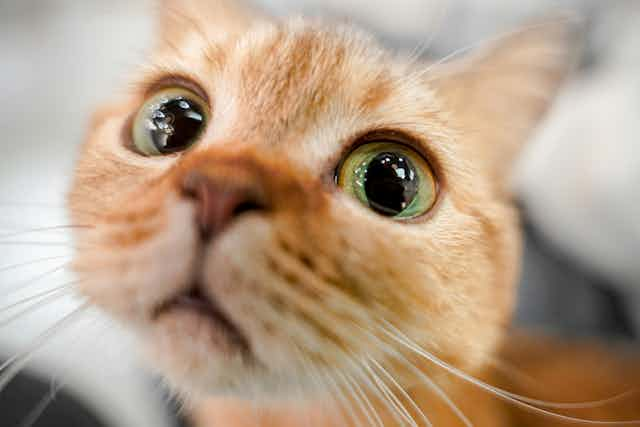
#> input picture data/cat.jpg, 640 x 427 px, found by its file name
$ jupyter execute --allow-errors 01_read_image_to_array.ipynb
#> lines starting #> are read from the running program, lines starting #| are printed output that depends on the picture
# 01_read_image_to_array

## Load the Dependencies

> This section loads some required libraries used in this notebook: **numpy**, **pandas**, **cv2**, **skimage**, **PIL**, **matplotlib**

*   [Numpy](https://www.numpy.org/) is an array manipulation library, used for linear algebra, Fourier transform, and random number capabilities.
*   [Pandas](https://pandas.pydata.org/) is a library for data manipulation and data analysis.
*   [CV2](https://opencv-python-tutroals.readthedocs.io/en/latest/py_tutorials/py_gui/py_image_display/py_image_display.html) is a library for computer vision tasks.
*   [Skimage](https://scikit-image.org/) is a library which supports image processing applications on python.
*   [Matplotlib](https://matplotlib.org/) is a library which generates figures and provides graphical user interface toolkit.

[cell 1]
import numpy as np
# สร้าง array
a = np.array([1, 2, 3, 4])
print(a)

[cell 2]
import numpy as np
# Array จาก range
b = np.arange(0, 10, 2)    # 0,2,4,6,8
print(b)

[cell 3]
import numpy as np
# สถิติ
print(a.mean(), a.sum(), a.max())

[cell 4]
import numpy as np
# คณิตศาสตร์ทั้งก้อน
print(a + 10)      # [11 12 13 14]
print(a * 2)       # [2 4 6 8]
print(a ** 2)      # ยกกำลัง

[cell 5]
import numpy as np
# 2D Array
m = np.array([[1,2,3],
              [4,5,6]])
print(m.shape)     # (2,3)
print(m[0,1])      # index = 2

# Image to number

[cell 6]
import numpy as np
import matplotlib.pyplot as plt
from PIL import Image

img_pil = Image.open("data\cat.jpg")
#> img_pil is the input picture: PIL image 640x427 RGB; mean R, G, B 181.2, 158, 135.4
print("size:", img_pil.size)
#| size: (640, 427)
print("mode:", img_pil.mode)
#| mode: RGB

# แสดงผล
plt.imshow(img_pil)
plt.axis("off")
plt.show()

[cell 7]
import numpy as np
import matplotlib.pyplot as plt
from PIL import Image

# Read the image and convert to RGB
img = Image.open("data/cat.jpg").convert("RGB")
img_array = np.array(img)

# Plot the image
plt.imshow(img_array)
plt.axis("on")  # Turn on the axis to show X and Y coordinates

# Set ticks every 50 pixels
plt.xticks(np.arange(0, img_array.shape[1], 50))
plt.yticks(np.arange(0, img_array.shape[0], 50))

# Add grid lines
plt.grid(color='white', linestyle='--', linewidth=0.5)  # White dashed grid

# Add axis labels and title
plt.xlabel("X (pixels)")
plt.ylabel("Y (pixels)")
plt.title("Image with pixel grid")

# Display the plot
plt.show()

# POV

[cell 8]
img_array_pov = img_array[250:350,150:250]
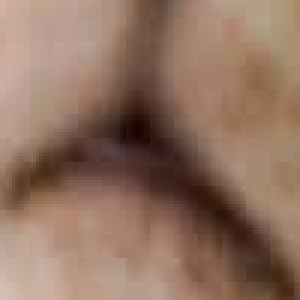
#> img_array_pov: shape (100, 100, 3) (shown 3 times larger); mean R, G, B 144.8, 114.1, 96.7

# Plot the image
plt.imshow(img_array_pov)

# Display the plot
plt.show()

# แบบฝึกหัด 1
> อยากได้รูปตาน้องแมวแล้วของชั้นเดียวทำอย่างไร

#> (a cell that did not finish here is left out)

# Grayscale channel Vs RGB channel

[cell 10]
from PIL import Image
import numpy as np
import matplotlib.pyplot as plt

# Read the image and convert to grayscale
img_pil = Image.open("data/cat.jpg").convert("L")  # 'L' = grayscale
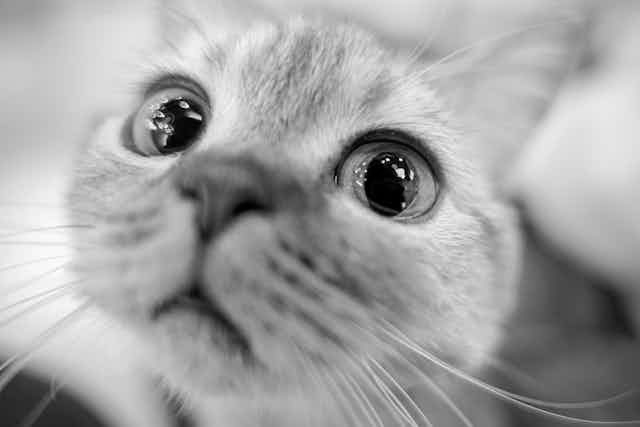
#> img_pil: PIL image 640x427 L; min 0, max 255, mean 162.3
img_array = np.array(img_pil)

# Print shape and mode
print("shape:", img_array.shape)   # (height, width) for grayscale
#| shape: (427, 640)
print("mode:", img_pil.mode)       # 'L' for grayscale
#| mode: L

# Plot the grayscale image
plt.imshow(img_array, cmap='gray')
plt.axis("on")
plt.xlabel("X (pixels)")
plt.ylabel("Y (pixels)")
plt.title("Grayscale Image")
plt.show()

[cell 11]
from PIL import Image
import numpy as np
import matplotlib.pyplot as plt

# อ่านภาพ
img_pil = Image.open("data/cat.jpg")
img_array = np.array(img_pil)

print("shape:", img_array.shape)   # (height, width, channels)
#| shape: (427, 640, 3)
print("mode:", img_pil.mode)       # RGB
#| mode: RGB

[cell 12]
R = img_array[:,:,0]
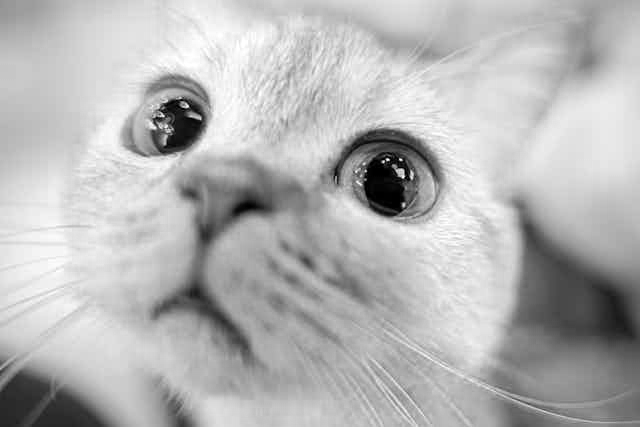
#> R: shape (427, 640); min 0, max 255, mean 181.2

print(f"R.shape : {R.shape}")
#| R.shape : (427, 640)
print(f"array:{R}")
#> (printed output is left out)

[cell 13]
G = img_array[:,:,1]

print(f"R.shape : {G.shape}")
#| R.shape : (427, 640)
print(f"array:{G}")
#> (printed output is left out)

[cell 14]
B = img_array[:,:,2]
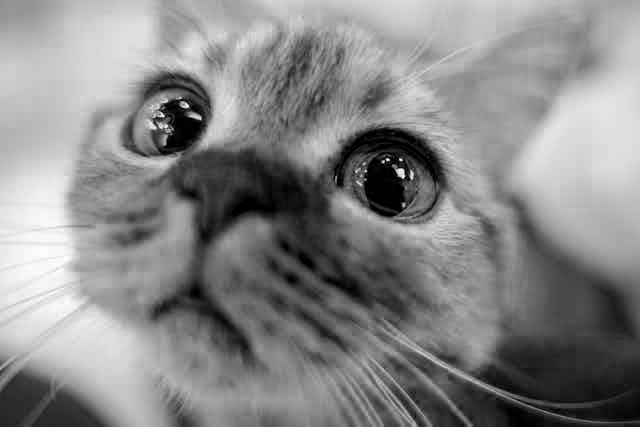
#> B: shape (427, 640); min 0, max 255, mean 135.4

print(f"R.shape : {B.shape}")
#| R.shape : (427, 640)
print(f"array:{B}")
#> (printed output is left out)

[cell 15]
# แสดงผล
fig, axs = plt.subplots(1, 4, figsize=(15,5))

axs[0].imshow(img_pil)
axs[0].set_title("Original")

axs[1].imshow(R, cmap="Reds")
axs[1].set_title("Red Channel")

axs[2].imshow(G, cmap="Greens")
axs[2].set_title("Green Channel")

axs[3].imshow(B, cmap="Blues")
axs[3].set_title("Blue Channel")

plt.show()

## Grayscale channel

>shape: (427, 640)

>mode: L

## RGB channel

>shape: (427, 640, 3)

>mode: RGB

[cell 16]
import numpy as np
import matplotlib.pyplot as plt
import cv2

img_cv = cv2.imread("data/cat.jpg")
print("shape:", img_cv.shape)
#| shape: (427, 640, 3)

# แสดงผล
plt.imshow(img_cv)
plt.axis("off")
plt.show()

[cell 17]
import cv2
import matplotlib.pyplot as plt

img_bgr = cv2.imread("data/cat.jpg")
print("shape:", img_bgr.shape)   #(427, 640, 3)
#| shape: (427, 640, 3)

# แยก BGR ออกมา
B, G, R = cv2.split(img_bgr)

# Merge channels back to original
img_merged = cv2.merge([B, G, R])

# แสดงผล
fig, axs = plt.subplots(1, 5, figsize=(15,5))

axs[0].imshow(img_bgr)
axs[0].set_title("OpenCV")
axs[0].axis("off")

axs[1].imshow(B, cmap="Blues")
axs[1].set_title("Blue channel")
axs[1].axis("off")

axs[2].imshow(G, cmap="Greens")
axs[2].set_title("Green channel")
axs[2].axis("off")

axs[3].imshow(R, cmap="Reds")
axs[3].set_title("Red channel")
axs[3].axis("off")

axs[4].imshow(img_merged)
axs[4].set_title("img_bgr_merged")
axs[4].axis("off")

plt.show()
#> figure, not shown here; B, G, R data is drawn as R, G, B

# แบบฝึกหัด 2
> อยากได้น้องแมวปกติ RGB ต้องทำไง

[cell 18]
import cv2
import matplotlib.pyplot as plt

img_bgr = cv2.imread("data/cat.jpg")
print("shape:", img_bgr.shape)   #(427, 640, 3)
#| shape: (427, 640, 3)

# แยก BGR ออกมา
B, G, R = cv2.split(img_bgr)

# Merge channels back to original
#> (the rest of this cell did not finish here and is left out)

# มี tool ช่วยแปลง ภาพจาก BGR -> RGB ให้

[cell 19]
import numpy as np
import matplotlib.pyplot as plt
import cv2

img_bgr = cv2.imread("data/cat.jpg")

# Convert BGR to RGB for correct display in matplotlib
img_rgb = cv2.cvtColor(img_bgr, cv2.COLOR_BGR2RGB)

print("shape:", img_rgb.shape)
#| shape: (427, 640, 3)
